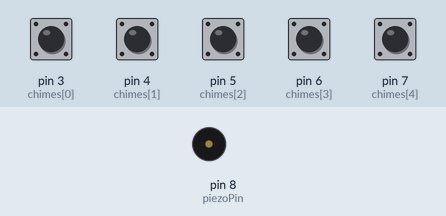
Simulated run of this sketch. Board: Arduino Uno, built with avr-gcc and run on an emulated ATmega328P. Parts: buzzer (waves = sounding). Inputs (shaded band) come from the test bench; at power-on: pin 3 (chimes[0]), pin 4 (chimes[1]), pin 5 (chimes[2]), pin 6 (chimes[3]), pin 7 (chimes[4]) HIGH.

Above: at 1.2 s.
1.3 s: pin 3 (chimes[0]) pulled LOW for 0.15 s
At 1.38 s:
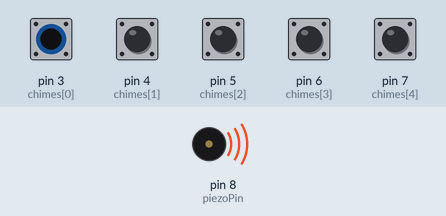
Timing chart, 0 to 4.3 s (numbered marks = the images above; inputs shaded):
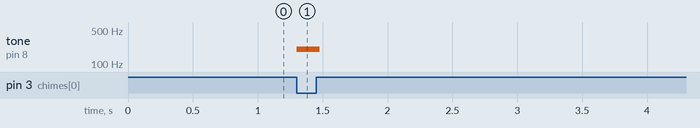

Measured:
- after the input at 1.3 s, tone on pin 8 (piezoPin): silent → 200 Hz at once, → silent 0.18 s later

The sketch:

windchime.ino
```cpp
// (licence header left out)
int chimes[] = {
  3, 4, 5, 6, 7}; // array of pins for chimes
int numChimes = 5; // total number of chimes
int piezoPin = 8; // pin for piezo

void setup(){
  int i;
  // set pinMode on all the chimes pins
  for(i=0; i<numChimes; i++) {
    pinMode(chimes[i], INPUT_PULLUP);
  }
}

void loop(){
  int i;
  for(i=0; i<numChimes; i++) {
    // read in value on pin
    int value = digitalRead(chimes[i]);
    // if LOW (meaning it has connected to ground
    if(value == LOW) {

      // play the sound
      tone(piezoPin, (100*i)+200, 30);
      delay(1);
    }
  }
}
```
